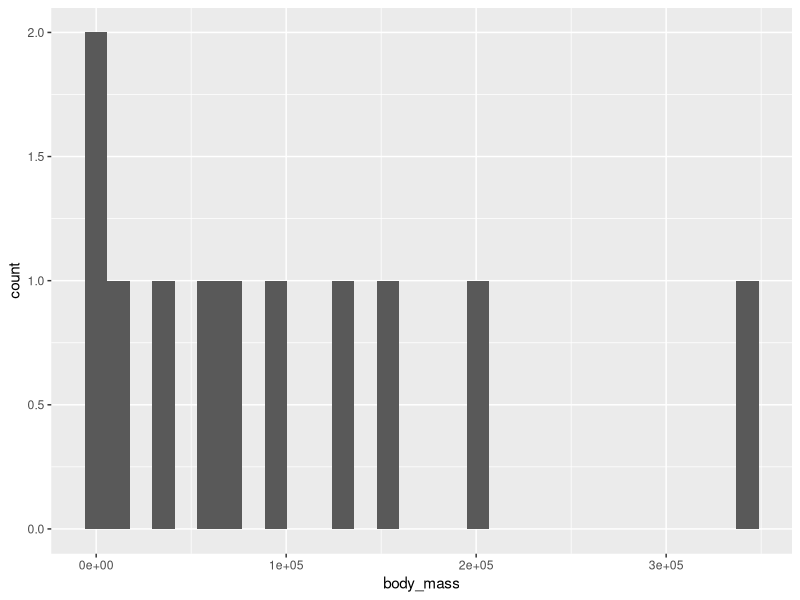
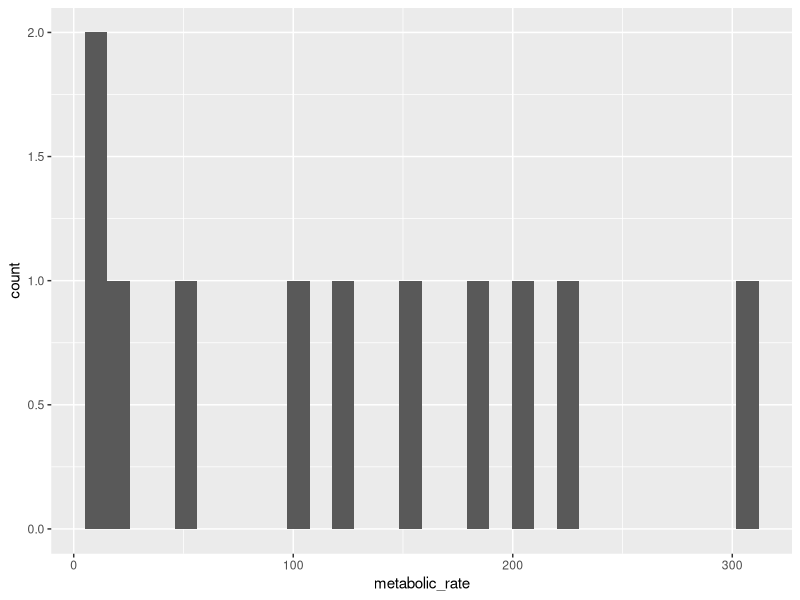
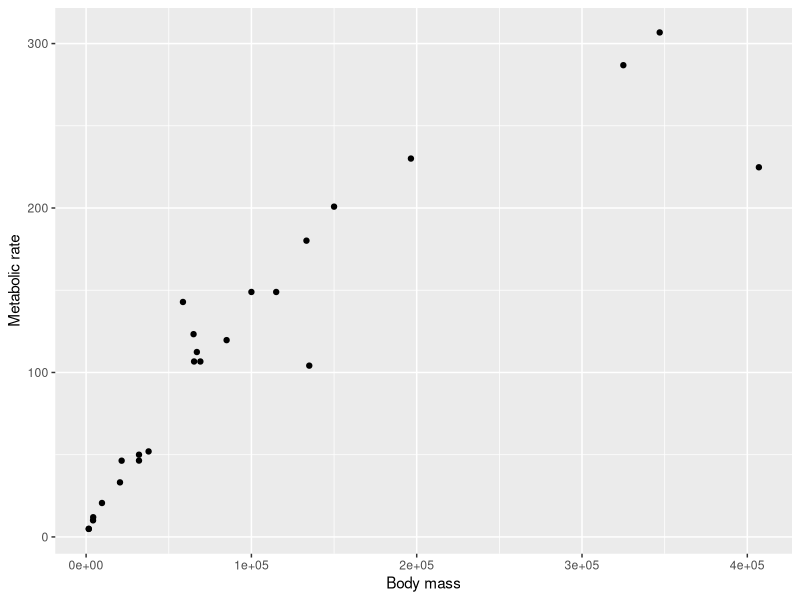
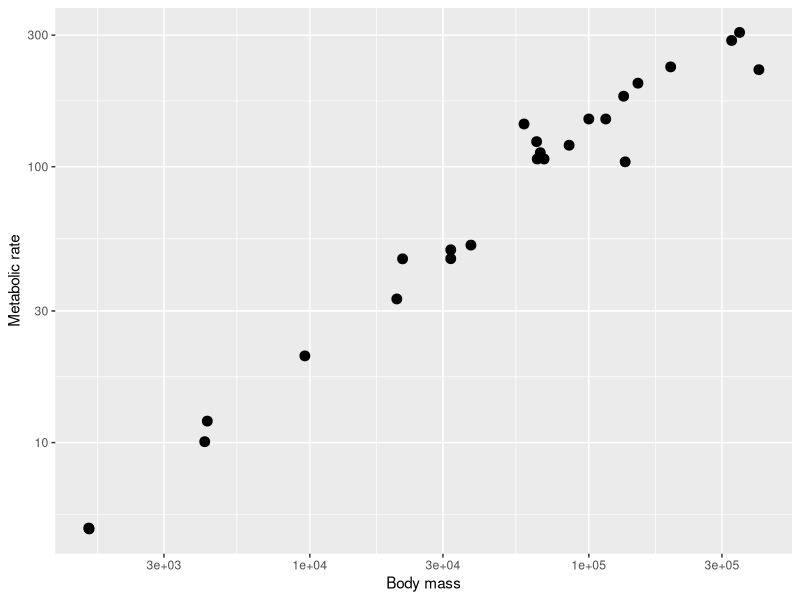
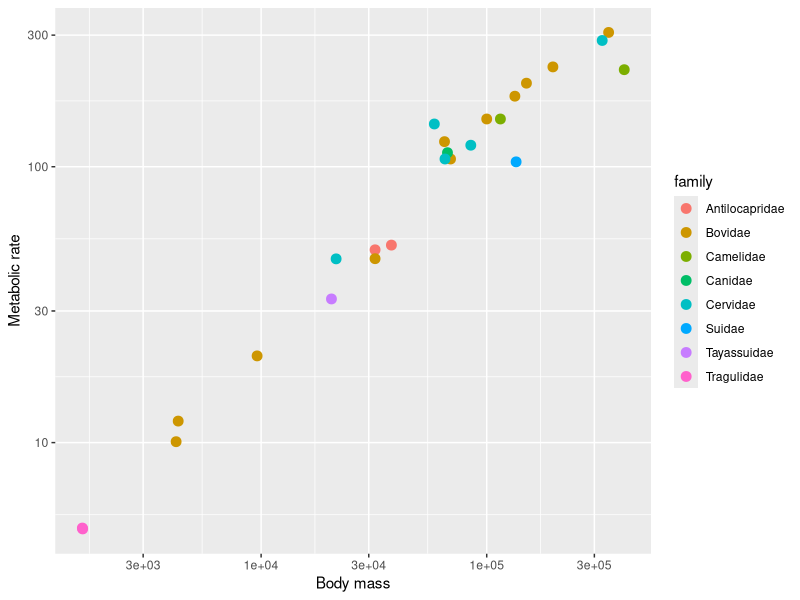
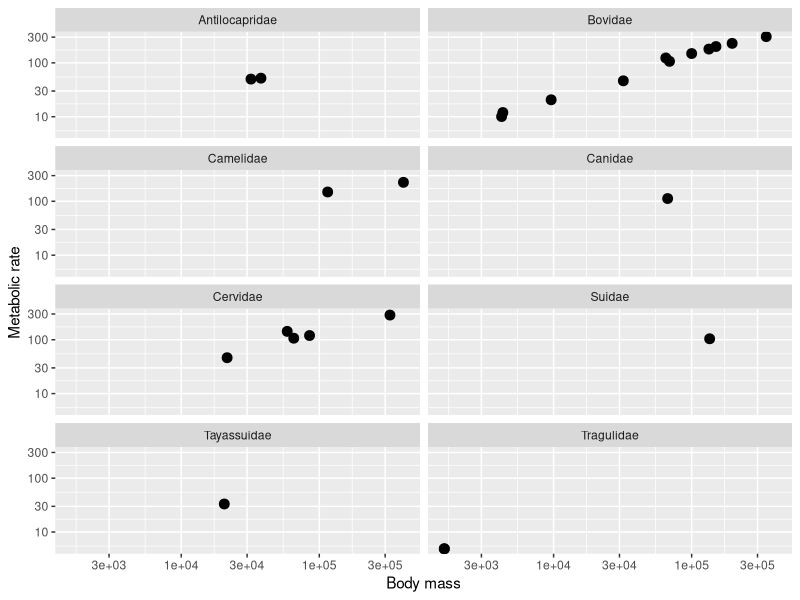
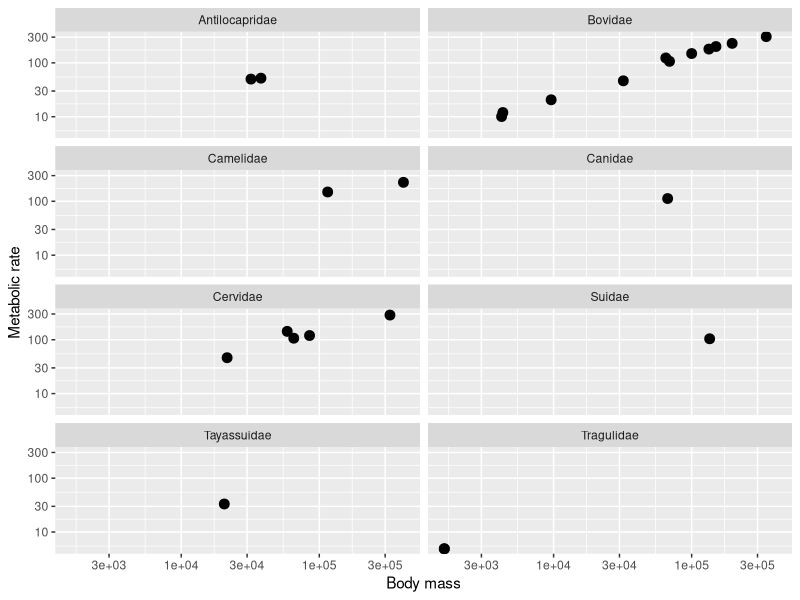
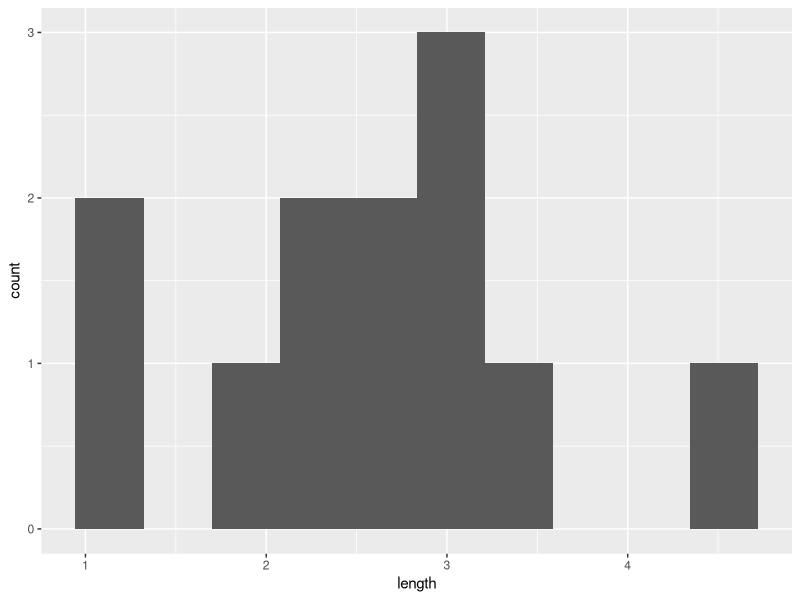

Here is the R script that generated these plots, in order:
## ---- chunk 1
knitr::opts_chunk$set(echo = T, eval=T)
suppressMessages(library(tidyverse))
## ---- chunk 2
#install the tidyverse package here
#after you do this, you can comment the line so it doesn't reinstall this every time you knit your document.
#install.packages("tidyverse")
#then, load the tidyverse package here
library(tidyverse)
## ---- chunk 3
# type your code here
mass_metabolism<-read_csv("mass_metabolism.csv")
head(mass_metabolism)
## ---- chunk 4
# type your code here
dim(mass_metabolism)
## ---- chunk 5
# type your code here
is.tibble(mass_metabolism)
## ---- chunk 6
# type your code here
str(mass_metabolism)
## ---- chunk 7
# type your code here
mass_metabolism2<-mass_metabolism %>% mutate(family=factor(family))
levels(mass_metabolism2$family)
mass_metab_levels<-levels(mass_metabolism2$family)
## ---- chunk 8
# type your code here
summary(mass_metabolism)
summary(mass_metabolism2)
## ---- chunk 9
# type your code here
table(is.na(mass_metabolism2))
#the command above shows there are no missing data
mass_metab_na<-FALSE
## ---- chunk 10
range_mass<-diff(range(mass_metabolism2$body_mass))
range_mass_bovidae<-mass_metabolism %>% filter(family=="Bovidae") %>% summarise(range=diff(range(body_mass)))
## ---- chunk 11
mass_metabolism2 %>% filter(family=="Bovidae") %>% ggplot(aes(x=body_mass)) + geom_histogram()
## ---- chunk 12
range_metab<-mass_metabolism %>% summarise(range=diff(range(metabolic_rate)))
range_metab_bovidae<-mass_metabolism %>% filter(family=="Bovidae") %>% summarise(range=diff(range(metabolic_rate)))
range_metab
range_metab_bovidae
## ---- chunk 13

mass_metabolism2 %>% filter(family=="Bovidae") %>% ggplot(aes(x=metabolic_rate)) + geom_histogram()
## ---- chunk 14
ggplot(mass_metabolism2, aes(x=body_mass, y=metabolic_rate)) + geom_point() + ylab("Metabolic rate") + xlab("Body mass")

## ---- chunk 15
ggplot(mass_metabolism2, aes(x=body_mass, y=metabolic_rate)) + geom_point(size=3) + ylab("Metabolic rate") + xlab("Body mass") + scale_y_continuous(trans='log10') + scale_x_continuous(trans='log10')


## ---- chunk 16
ggplot(mass_metabolism2, aes(x=body_mass, y=metabolic_rate, color=family)) + geom_point(size=3) + ylab("Metabolic rate") + xlab("Body mass") + scale_y_continuous(trans='log10') + scale_x_continuous(trans='log10')
## ---- chunk 17
#type your code here
ggplot(mass_metabolism2, aes(x=body_mass, y=metabolic_rate)) + geom_point(size=3) + ylab("Metabolic rate") + xlab("Body mass") + scale_y_continuous(trans='log10') + scale_x_continuous(trans='log10') + facet_wrap(~family, ncol=2)

ggplot(mass_metabolism2, aes(x=body_mass, y=metabolic_rate)) + geom_point(size=3) + ylab("Metabolic rate") + xlab("Body mass") + scale_y_continuous(trans='log10') + scale_x_continuous(trans='log10') + facet_wrap(~family, ncol=2)
## ---- chunk 18
body_mass_summary<-mass_metabolism2 %>% group_by(family) %>% summarise(
  N=n(),
  Range_body_mass=diff(range(body_mass))
)
body_mass_summary
## ---- chunk 19
# type your code here
shrubs<-read_csv("shrub-volume-data.csv")
head(shrubs)
dim(shrubs)
str(shrubs)
shrubs2<-shrubs %>% mutate(site=factor(site), experiment=factor(experiment))
summary(shrubs)
summary(shrubs2)
## ---- chunk 20
#create shrubs3
shrubs3<-shrubs2 %>% na.omit()
#length
shrubs3 %>% ggplot(aes(x=length)) + geom_histogram(bins=10)
#width
shrubs3 %>% ggplot(aes(x=width)) + geom_histogram(bins=10)
# height
shrubs3 %>% ggplot(aes(x=height)) + geom_histogram(bins=10)
## ---- chunk 21
shrubs3_summ<-shrubs3 %>% group_by(experiment) %>% summarise(N=n(), Range_length=diff(range(length)), Range_width=diff(range(width), Range_height=diff(range(height))))
shrubs3_summ
## ---- chunk 22
#type your code here
shrubs4<-shrubs3 %>% mutate(area=width * length) %>% filter(height > 5) %>% arrange(length)
shrubs4
## ---- chunk 23
#type your code here
shrubs5<-shrubs3 %>% filter(height>4 & width>2)
shrubs5

## ---- chunk 24
#type your code here

shrubs6<-shrubs3 %>% filter(experiment ==1 | experiment == 2)

shrubs6
## ---- chunk 25
shrubs %>% filter(!is.na(height))
## ---- chunk 26
shrub_volumes<-shrubs %>% mutate(area=width*length, volume=length*width*height)
shrub_volumes
